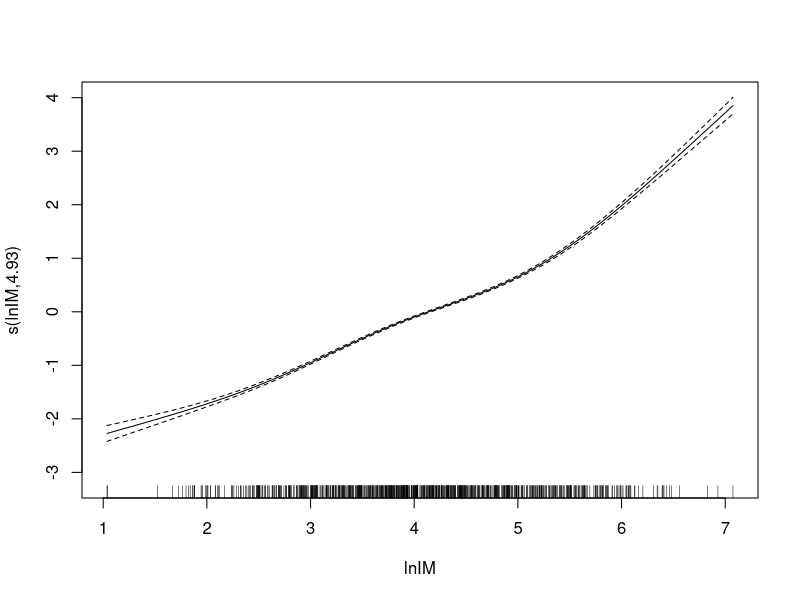
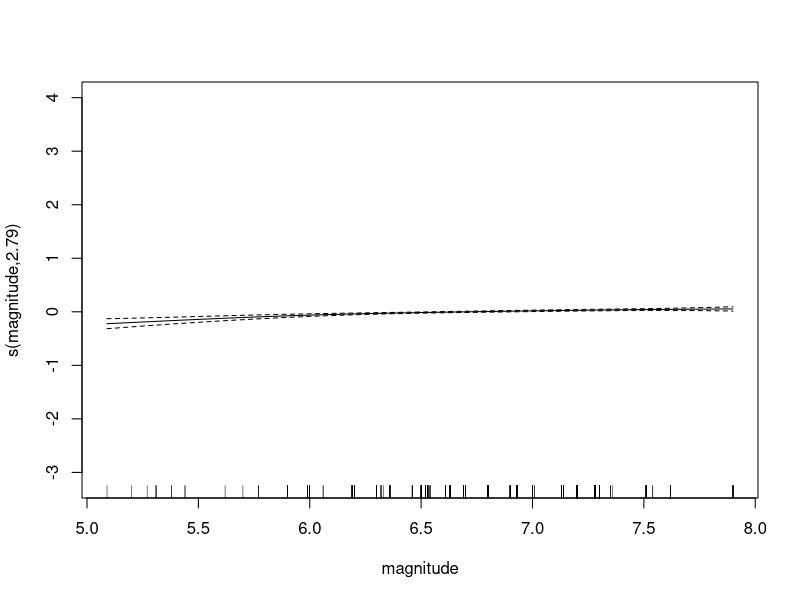
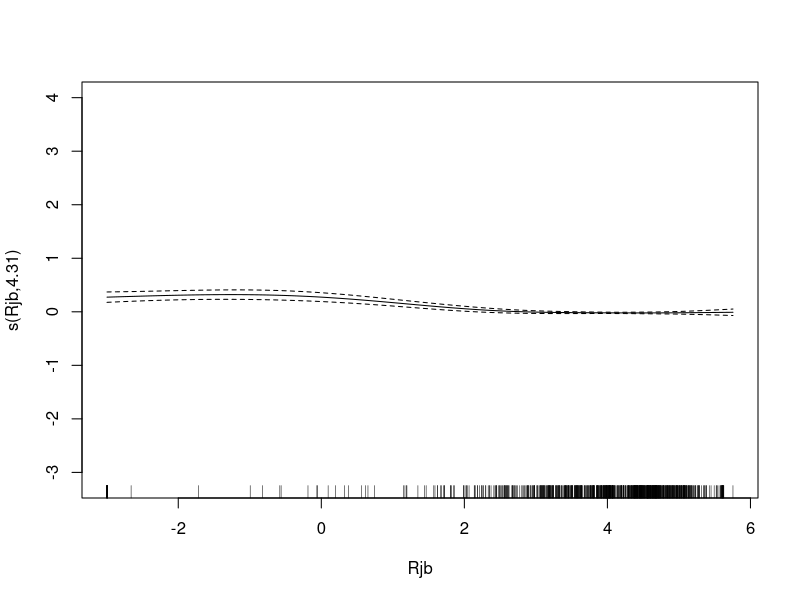
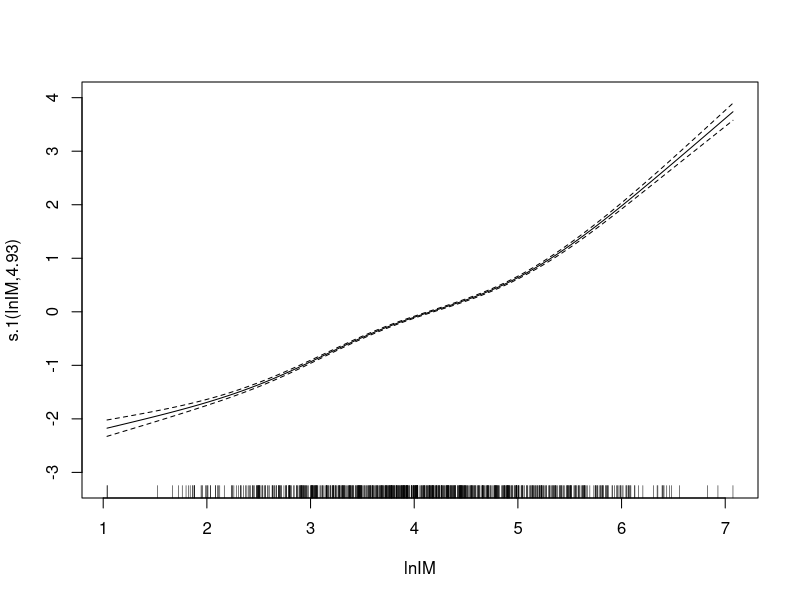
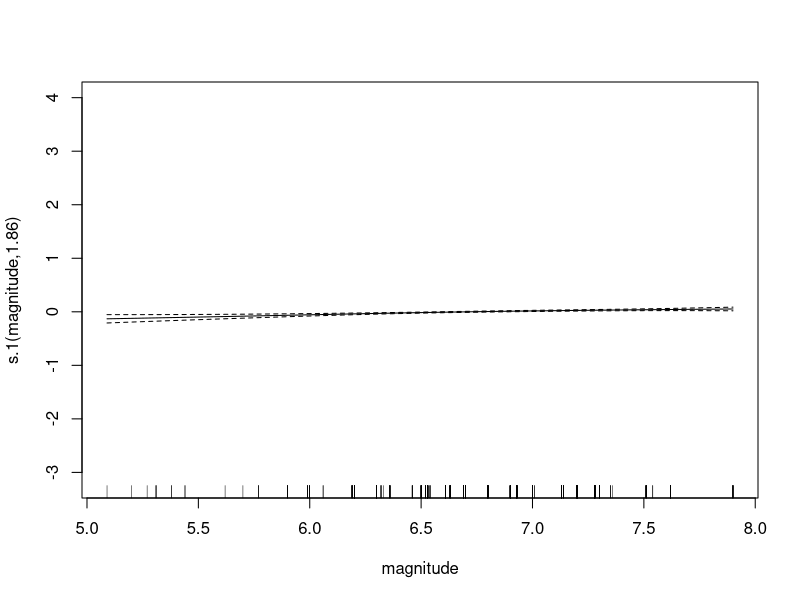
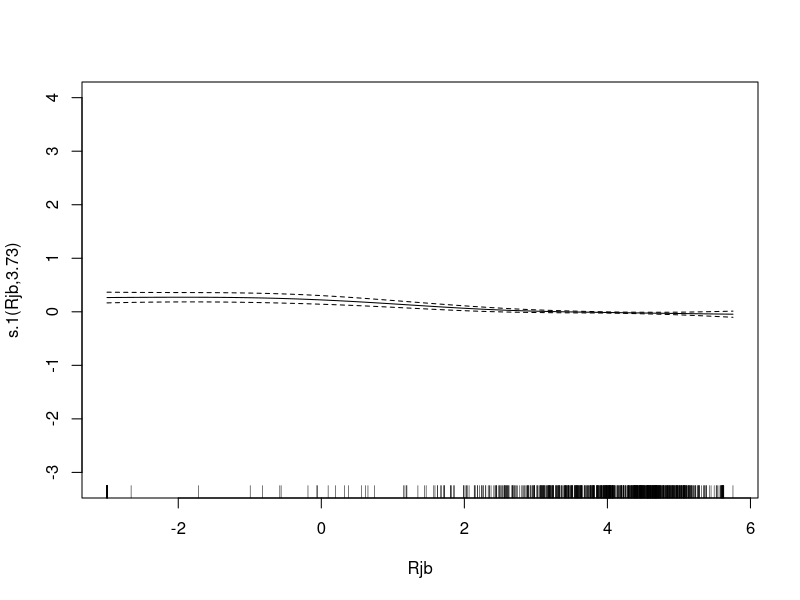
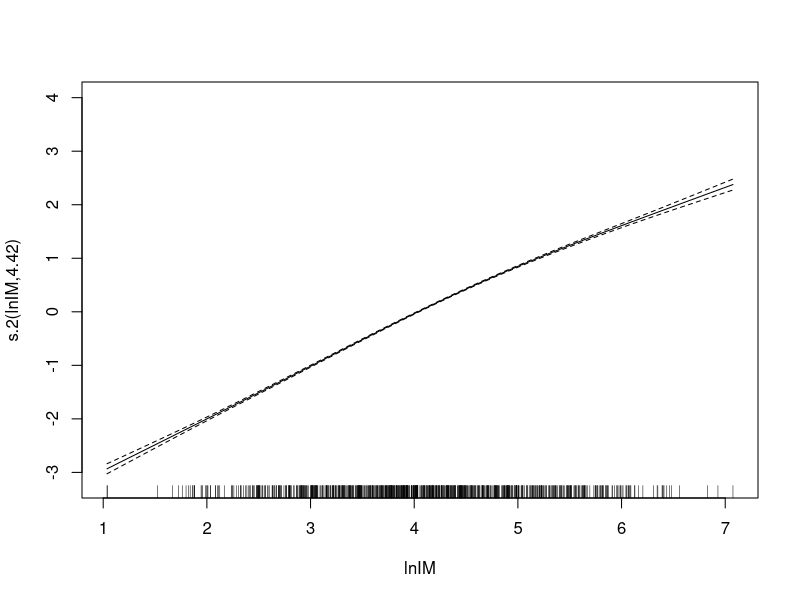
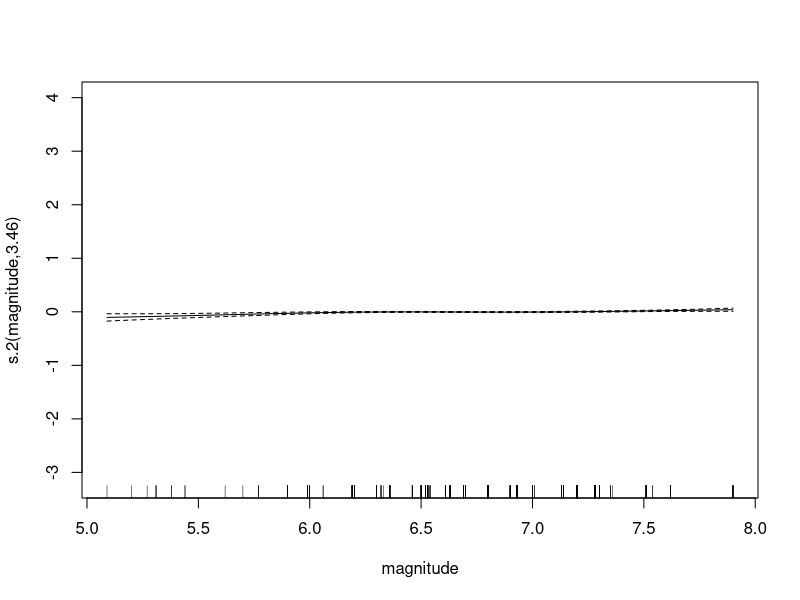

Write the R code that produced these figures, in order.
## ---- chunk 1
knitr::opts_chunk$set(echo = TRUE)
## ---- chunk 2
library(dplyr)
#library(dslabs)
library(mgcv)
## ---- chunk 3
#dat = read.csv('data/Inputs_for_s2_48x32_high_avg_EDP.csv', header = TRUE)
#dat = read.csv('data/Inputs_for_s2_48x32_veryhigh_avg_EDP.csv', header = TRUE)
#dat = read.csv('data/Inputs_for_s2_96x48_high_avg_EDP.csv', header = TRUE)
dat = read.csv('data/Inputs_for_s2_96x48_veryhigh_avg_EDP.csv', header = TRUE)

magnitude = read.table('data/Magnitude.txt', header=FALSE)
Rjb = read.table('data/Distance_Rjb.txt', header = FALSE)
columns = colnames(dat)
head(dat)
## ---- chunk 4
ln_sdrX = as.matrix(log(dat['story_1_sdrX']))
ln_pfaX = as.matrix(log(dat['story_1_pfaX']))

######## The list of IMs used ##############
lnsaT1 = as.matrix(log(dat['SaT1']))
lnPGA = log(as.matrix(dat['PGA']))
lnPGV = log(as.matrix(dat['PGV']))
lnsaAvg = log(as.matrix(dat['Sa_avg']))
lnCAV = log(as.matrix(dat['CAV']))
lnSI = log(as.matrix(dat['SI']))
lnASI = log(as.matrix(dat['ASI']))
lnDSI = log(as.matrix(dat['DSI']))
lnDS_5to75 = log(as.matrix(dat['DS_5to75']))
lnDS_5to95 = log(as.matrix(dat['DS_5to75']))


magnitude = as.matrix(magnitude)
Rjb = as.matrix(log(Rjb))


## ---- chunk 5
lnIM = lnASI

fit <- gam(list(as.matrix(log(dat['story_1_sdrX']))  ~ s(lnIM, k=6) + s(magnitude, k=6) + s(Rjb, k=6),
                as.matrix(log(dat['story_1_sdrZ']))  ~ s(lnIM, k=6) + s(magnitude, k=6) + s(Rjb, k=6),
                as.matrix(log(dat['story_1_pfaX'])) ~ s(lnIM, k = 6) + s(magnitude, k=6) + s(Rjb,k=6),
                as.matrix(log(dat['story_1_pfaZ'])) ~ s(lnIM, k = 6) + s(magnitude, k=6) + s(Rjb,k=6),
                as.matrix(log(dat['story_2_sdrX']))  ~ s(lnIM, k=6) + s(magnitude, k=6) + s(Rjb, k=6),
                as.matrix(log(dat['story_2_sdrZ']))  ~ s(lnIM, k=6) + s(magnitude, k=6) + s(Rjb, k=6),
                as.matrix(log(dat['story_2_pfaX'])) ~ s(lnIM, k = 6) + s(magnitude, k=6) + s(Rjb,k=6),
                as.matrix(log(dat['story_2_pfaZ'])) ~ s(lnIM, k = 6) + s(magnitude, k=6) + s(Rjb,k=6)
                ),
                family = mvn(d = 8))
summary(fit)
## ---- chunk 6
fit$df.residual
## ---- chunk 7
#
# estimated cov matrix between SDR and PFA
cov <- solve(crossprod(fit$family$data$R))
cov
## ---- chunk 8
# correlation matrix between SDR and PFA
cov2cor(cov)
## ---- chunk 9
fit$family$data
## ---- chunk 10
plot(fit)
